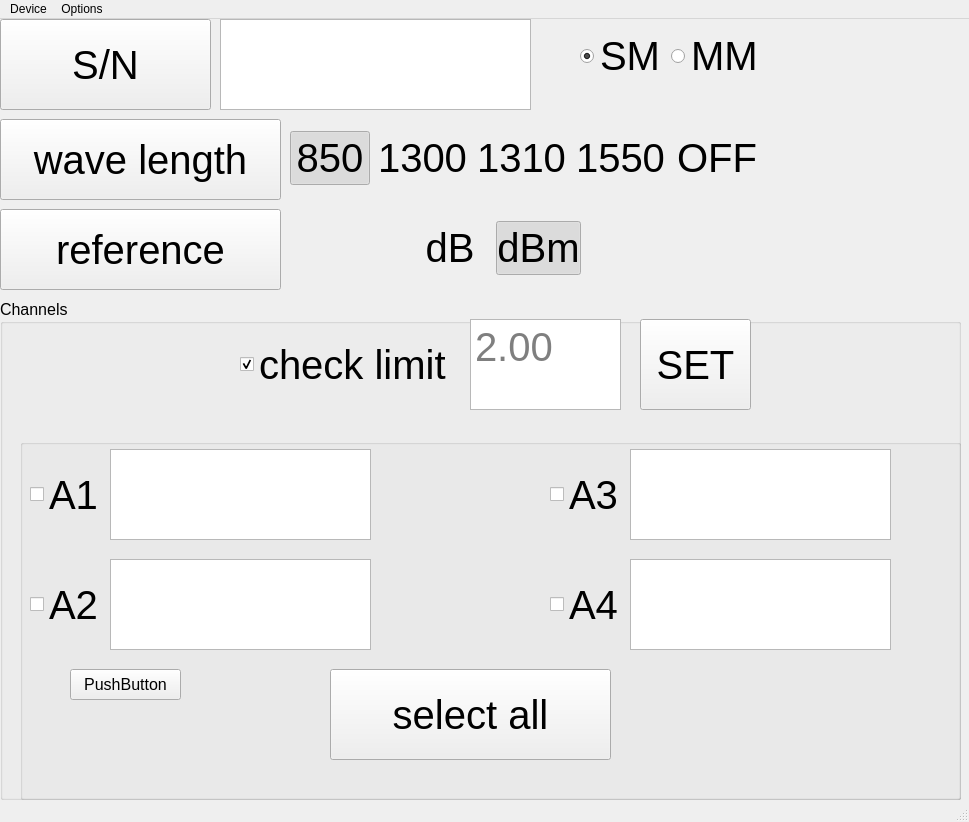
<?xml version="1.0" encoding="UTF-8"?>
<ui version="4.0">
 <class>MainWindowOptocon</class>
 <widget class="QMainWindow" name="MainWindowOptocon">
  <property name="geometry">
   <rect>
    <x>0</x>
    <y>0</y>
    <width>969</width>
    <height>822</height>
   </rect>
  </property>
  <property name="sizePolicy">
   <sizepolicy hsizetype="Fixed" vsizetype="Fixed">
    <horstretch>0</horstretch>
    <verstretch>0</verstretch>
   </sizepolicy>
  </property>
  <property name="minimumSize">
   <size>
    <width>969</width>
    <height>822</height>
   </size>
  </property>
  <property name="maximumSize">
   <size>
    <width>969</width>
    <height>822</height>
   </size>
  </property>
  <property name="mouseTracking">
   <bool>false</bool>
  </property>
  <property name="windowTitle">
   <string>MainWindow</string>
  </property>
  <property name="tabShape">
   <enum>QTabWidget::Rounded</enum>
  </property>
  <widget class="QWidget" name="centralwidget">
   <widget class="QPushButton" name="pushButton">
    <property name="geometry">
     <rect>
      <x>0</x>
      <y>0</y>
      <width>211</width>
      <height>91</height>
     </rect>
    </property>
    <property name="font">
     <font>
      <pointsize>30</pointsize>
     </font>
    </property>
    <property name="text">
     <string>S/N</string>
    </property>
   </widget>
   <widget class="QPlainTextEdit" name="plainTextEdit">
    <property name="geometry">
     <rect>
      <x>220</x>
      <y>0</y>
      <width>311</width>
      <height>91</height>
     </rect>
    </property>
   </widget>
   <widget class="QPushButton" name="pushButton_2">
    <property name="geometry">
     <rect>
      <x>0</x>
      <y>100</y>
      <width>281</width>
      <height>81</height>
     </rect>
    </property>
    <property name="font">
     <font>
      <pointsize>30</pointsize>
     </font>
    </property>
    <property name="text">
     <string>wave length</string>
    </property>
   </widget>
   <widget class="QGroupBox" name="groupBox">
    <property name="geometry">
     <rect>
      <x>0</x>
      <y>280</y>
      <width>961</width>
      <height>501</height>
     </rect>
    </property>
    <property name="font">
     <font>
      <pointsize>12</pointsize>
     </font>
    </property>
    <property name="title">
     <string>Channels</string>
    </property>
    <widget class="QTextEdit" name="textEdit_Limit">
     <property name="geometry">
      <rect>
       <x>470</x>
       <y>20</y>
       <width>151</width>
       <height>91</height>
      </rect>
     </property>
     <property name="font">
      <font>
       <pointsize>30</pointsize>
      </font>
     </property>
     <property name="readOnly">
      <bool>true</bool>
     </property>
     <property name="placeholderText">
      <string>2.00</string>
     </property>
    </widget>
    <widget class="QCheckBox" name="checkBox_CheckLimit">
     <property name="geometry">
      <rect>
       <x>240</x>
       <y>20</y>
       <width>221</width>
       <height>91</height>
      </rect>
     </property>
     <property name="font">
      <font>
       <pointsize>30</pointsize>
      </font>
     </property>
     <property name="text">
      <string>check limit</string>
     </property>
     <property name="checked">
      <bool>true</bool>
     </property>
     <property name="tristate">
      <bool>false</bool>
     </property>
    </widget>
    <widget class="QPushButton" name="PB_Set">
     <property name="geometry">
      <rect>
       <x>640</x>
       <y>20</y>
       <width>111</width>
       <height>91</height>
      </rect>
     </property>
     <property name="font">
      <font>
       <pointsize>30</pointsize>
      </font>
     </property>
     <property name="text">
      <string>SET</string>
     </property>
    </widget>
    <widget class="QGroupBox" name="groupBox_2">
     <property name="geometry">
      <rect>
       <x>20</x>
       <y>140</y>
       <width>941</width>
       <height>361</height>
      </rect>
     </property>
     <property name="title">
      <string/>
     </property>
     <widget class="QCheckBox" name="checkBox_A1">
      <property name="geometry">
       <rect>
        <x>10</x>
        <y>10</y>
        <width>71</width>
        <height>91</height>
       </rect>
      </property>
      <property name="font">
       <font>
        <pointsize>30</pointsize>
       </font>
      </property>
      <property name="text">
       <string>A1</string>
      </property>
      <property name="checked">
       <bool>false</bool>
      </property>
      <property name="tristate">
       <bool>false</bool>
      </property>
     </widget>
     <widget class="QTextEdit" name="textEdit_A1">
      <property name="geometry">
       <rect>
        <x>90</x>
        <y>10</y>
        <width>261</width>
        <height>91</height>
       </rect>
      </property>
      <property name="readOnly">
       <bool>true</bool>
      </property>
     </widget>
     <widget class="QTextEdit" name="textEdit_A2">
      <property name="geometry">
       <rect>
        <x>90</x>
        <y>120</y>
        <width>261</width>
        <height>91</height>
       </rect>
      </property>
      <property name="readOnly">
       <bool>true</bool>
      </property>
     </widget>
     <widget class="QCheckBox" name="checkBox_A2">
      <property name="geometry">
       <rect>
        <x>10</x>
        <y>120</y>
        <width>71</width>
        <height>91</height>
       </rect>
      </property>
      <property name="font">
       <font>
        <pointsize>30</pointsize>
       </font>
      </property>
      <property name="text">
       <string>A2</string>
      </property>
      <property name="checked">
       <bool>false</bool>
      </property>
      <property name="tristate">
       <bool>false</bool>
      </property>
     </widget>
     <widget class="QTextEdit" name="textEdit_A3">
      <property name="geometry">
       <rect>
        <x>610</x>
        <y>10</y>
        <width>261</width>
        <height>91</height>
       </rect>
      </property>
      <property name="readOnly">
       <bool>true</bool>
      </property>
     </widget>
     <widget class="QCheckBox" name="checkBox_A3">
      <property name="geometry">
       <rect>
        <x>530</x>
        <y>10</y>
        <width>71</width>
        <height>91</height>
       </rect>
      </property>
      <property name="font">
       <font>
        <pointsize>30</pointsize>
       </font>
      </property>
      <property name="text">
       <string>A3</string>
      </property>
      <property name="checked">
       <bool>false</bool>
      </property>
      <property name="tristate">
       <bool>false</bool>
      </property>
     </widget>
     <widget class="QTextEdit" name="textEdit_A4">
      <property name="geometry">
       <rect>
        <x>610</x>
        <y>120</y>
        <width>261</width>
        <height>91</height>
       </rect>
      </property>
      <property name="readOnly">
       <bool>true</bool>
      </property>
     </widget>
     <widget class="QCheckBox" name="checkBox_A4">
      <property name="geometry">
       <rect>
        <x>530</x>
        <y>120</y>
        <width>71</width>
        <height>91</height>
       </rect>
      </property>
      <property name="font">
       <font>
        <pointsize>30</pointsize>
       </font>
      </property>
      <property name="text">
       <string>A4</string>
      </property>
      <property name="checked">
       <bool>false</bool>
      </property>
      <property name="tristate">
       <bool>false</bool>
      </property>
     </widget>
     <widget class="QPushButton" name="btn_selectAll">
      <property name="geometry">
       <rect>
        <x>310</x>
        <y>230</y>
        <width>281</width>
        <height>91</height>
       </rect>
      </property>
      <property name="font">
       <font>
        <pointsize>30</pointsize>
       </font>
      </property>
      <property name="text">
       <string>select all</string>
      </property>
      <property name="checkable">
       <bool>true</bool>
      </property>
      <property name="checked">
       <bool>false</bool>
      </property>
     </widget>
     <widget class="QPushButton" name="PB_execGUICmd">
      <property name="geometry">
       <rect>
        <x>50</x>
        <y>230</y>
        <width>111</width>
        <height>31</height>
       </rect>
      </property>
      <property name="text">
       <string>PushButton</string>
      </property>
     </widget>
    </widget>
   </widget>
   <widget class="QPushButton" name="pushButton_4">
    <property name="geometry">
     <rect>
      <x>0</x>
      <y>190</y>
      <width>281</width>
      <height>81</height>
     </rect>
    </property>
    <property name="font">
     <font>
      <pointsize>30</pointsize>
     </font>
    </property>
    <property name="text">
     <string>reference</string>
    </property>
   </widget>
   <widget class="QWidget" name="layoutWidget1">
    <property name="geometry">
     <rect>
      <x>580</x>
      <y>10</y>
      <width>181</width>
      <height>54</height>
     </rect>
    </property>
    <layout class="QHBoxLayout" name="horizontalLayout_1">
     <item>
      <widget class="QRadioButton" name="RB_SM">
       <property name="font">
        <font>
         <pointsize>30</pointsize>
        </font>
       </property>
       <property name="text">
        <string>SM</string>
       </property>
       <property name="checked">
        <bool>true</bool>
       </property>
      </widget>
     </item>
     <item>
      <widget class="QRadioButton" name="RB_MM">
       <property name="font">
        <font>
         <pointsize>30</pointsize>
        </font>
       </property>
       <property name="text">
        <string>MM</string>
       </property>
      </widget>
     </item>
    </layout>
   </widget>
   <widget class="QWidget" name="layoutWidget2">
    <property name="geometry">
     <rect>
      <x>290</x>
      <y>110</y>
      <width>471</width>
      <height>58</height>
     </rect>
    </property>
    <layout class="QHBoxLayout" name="horizontalLayout_2">
     <item>
      <widget class="QPushButton" name="PB_850">
       <property name="font">
        <font>
         <pointsize>30</pointsize>
        </font>
       </property>
       <property name="text">
        <string>850</string>
       </property>
       <property name="checkable">
        <bool>true</bool>
       </property>
       <property name="checked">
        <bool>true</bool>
       </property>
       <property name="flat">
        <bool>true</bool>
       </property>
      </widget>
     </item>
     <item>
      <widget class="QPushButton" name="PB_1300">
       <property name="font">
        <font>
         <pointsize>30</pointsize>
        </font>
       </property>
       <property name="text">
        <string>1300</string>
       </property>
       <property name="checkable">
        <bool>true</bool>
       </property>
       <property name="flat">
        <bool>true</bool>
       </property>
      </widget>
     </item>
     <item>
      <widget class="QPushButton" name="PB_1310">
       <property name="font">
        <font>
         <pointsize>30</pointsize>
        </font>
       </property>
       <property name="text">
        <string>1310</string>
       </property>
       <property name="checkable">
        <bool>true</bool>
       </property>
       <property name="checked">
        <bool>false</bool>
       </property>
       <property name="autoDefault">
        <bool>false</bool>
       </property>
       <property name="flat">
        <bool>true</bool>
       </property>
      </widget>
     </item>
     <item>
      <widget class="QPushButton" name="PB_1550">
       <property name="font">
        <font>
         <pointsize>30</pointsize>
        </font>
       </property>
       <property name="text">
        <string>1550</string>
       </property>
       <property name="checkable">
        <bool>true</bool>
       </property>
       <property name="autoDefault">
        <bool>true</bool>
       </property>
       <property name="flat">
        <bool>true</bool>
       </property>
      </widget>
     </item>
     <item>
      <widget class="QPushButton" name="PB_OFF">
       <property name="font">
        <font>
         <pointsize>30</pointsize>
        </font>
       </property>
       <property name="text">
        <string>OFF</string>
       </property>
       <property name="checkable">
        <bool>true</bool>
       </property>
       <property name="flat">
        <bool>true</bool>
       </property>
      </widget>
     </item>
    </layout>
   </widget>
   <widget class="QWidget" name="layoutWidget">
    <property name="geometry">
     <rect>
      <x>410</x>
      <y>200</y>
      <width>171</width>
      <height>58</height>
     </rect>
    </property>
    <layout class="QHBoxLayout" name="horizontalLayout_3">
     <item>
      <widget class="QPushButton" name="PB_dB">
       <property name="font">
        <font>
         <pointsize>30</pointsize>
        </font>
       </property>
       <property name="text">
        <string>dB</string>
       </property>
       <property name="checkable">
        <bool>true</bool>
       </property>
       <property name="flat">
        <bool>true</bool>
       </property>
      </widget>
     </item>
     <item>
      <widget class="QPushButton" name="PB_dBm">
       <property name="font">
        <font>
         <pointsize>30</pointsize>
        </font>
       </property>
       <property name="text">
        <string>dBm</string>
       </property>
       <property name="checkable">
        <bool>true</bool>
       </property>
       <property name="checked">
        <bool>true</bool>
       </property>
       <property name="flat">
        <bool>true</bool>
       </property>
      </widget>
     </item>
    </layout>
   </widget>
  </widget>
  <widget class="QMenuBar" name="menubar">
   <property name="geometry">
    <rect>
     <x>0</x>
     <y>0</y>
     <width>969</width>
     <height>21</height>
    </rect>
   </property>
   <widget class="QMenu" name="menuDevice">
    <property name="title">
     <string>Device</string>
    </property>
    <addaction name="actionRefresh_Connection"/>
    <addaction name="separator"/>
    <addaction name="actionExit"/>
   </widget>
   <widget class="QMenu" name="menuOptions">
    <property name="title">
     <string>Options</string>
    </property>
    <addaction name="actionSettings"/>
   </widget>
   <addaction name="menuDevice"/>
   <addaction name="menuOptions"/>
  </widget>
  <widget class="QStatusBar" name="statusbar"/>
  <action name="actionRefresh_Connection">
   <property name="text">
    <string>Refresh Connection</string>
   </property>
  </action>
  <action name="actionExit">
   <property name="text">
    <string>Exit</string>
   </property>
  </action>
  <action name="actionSettings">
   <property name="text">
    <string>Settings</string>
   </property>
  </action>
 </widget>
 <resources/>
 <connections/>
</ui>
